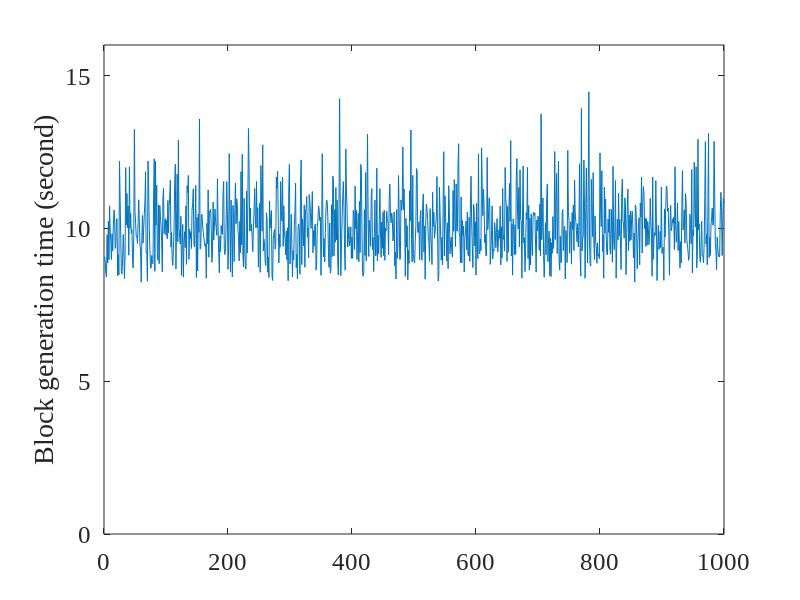

Source code (MATLAB): (Note: this script raises an error after producing the figure.)
clear;
clc;

macro_data = csvread('macro_test.csv',1,2);
runtime = macro_data(:,1);
workload = macro_data(:,2);
localmean = macro_data(:,3);

plot(runtime);
hold on;
set(gca,'FontName', 'Times New Roman','FontSize',18);
axis([0,1000,0,16]);
ylabel('Block generation time (second)')

yyaxis right;
plot(workload);
plot(localmean);
axis([0,1000,1e5,10e5]);
grid on;
handle = legend('Block Generation Time (second)','Workload $\mathcal{C}$','Local Average Workload $\mathcal{C}_{avg}$');
set(handle,'Interpreter','latex')
xlabel('The height of blockchain');